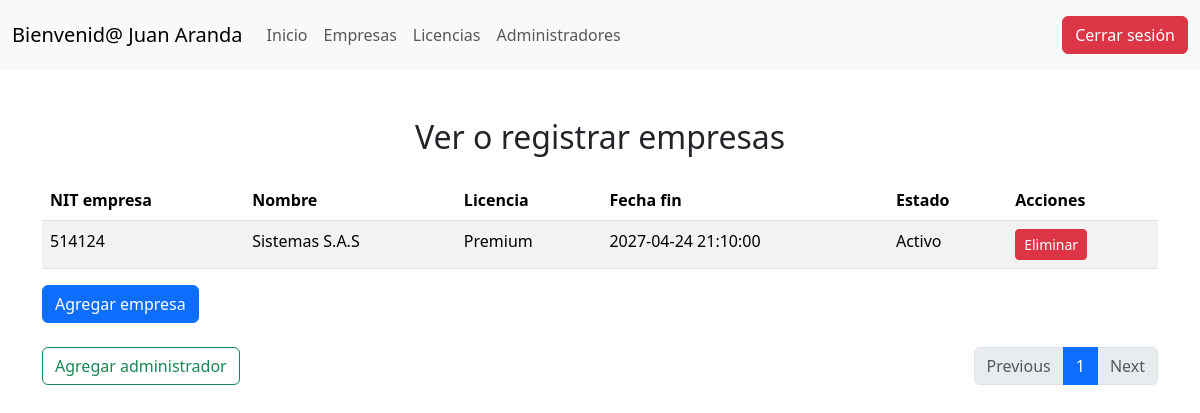
Screenshot of /superadmin/empresas.php (signed in) with the database file from the repository.
### tables this page shows
CREATE TABLE `usuarios` (
  `id` int(11) NOT NULL,
  `nombres` varchar(100) NOT NULL,
  `correo` varchar(100) NOT NULL,
  `contrasena` varchar(255) NOT NULL,
  `id_rol` int(3) NOT NULL,
  `nit` int(50) DEFAULT NULL
);

CREATE TABLE `licencias` (
  `id_licencia` varchar(10) NOT NULL,
  `id_tipo_licencia` int(3) NOT NULL,
  `fecha_ini` datetime NOT NULL,
  `fecha_fin` datetime NOT NULL,
  `id_estado` int(3) NOT NULL,
  `nit` int(50) NOT NULL
);

CREATE TABLE `empresa` (
  `nit` int(50) NOT NULL,
  `nombre` varchar(255) NOT NULL
);

CREATE TABLE `tipo_licencia` (
  `id_tipo_licencia` int(11) NOT NULL,
  `licencia` varchar(50) NOT NULL,
  `duracion` int(5) NOT NULL
);

CREATE TABLE `estado` (
  `id_estado` int(11) NOT NULL,
  `estado` varchar(50) NOT NULL
);

### superadmin/empresas.php (the view, shortened to what this page needs)
<?php
$conex = new database();
$con = $conex->connect();
$id = $_SESSION['doc'];
$sql = $con->prepare("SELECT * FROM usuarios WHERE id = ?");
$sql->execute([$id]);
$user = $sql->fetch(PDO::FETCH_ASSOC);
$limit = 5;
$page = isset($_GET['page']) ? (int)$_GET['page'] : 1;
$page = max($page, 1);
$offset = ($page - 1) * $limit;
$total_stmt = $con->prepare("SELECT COUNT(*) FROM empresa e");
$total_stmt->execute();
$total_rows = $total_stmt->fetchColumn();
$total_pages = ceil($total_rows / $limit);
$empresa = $con->prepare("SELECT e.nit, e.nombre, tl.licencia AS tipo_licencia, l.fecha_fin, es.estado
                          FROM empresa e
                          LEFT JOIN licencias l ON e.nit = l.nit
                          LEFT JOIN tipo_licencia tl ON l.id_tipo_licencia = tl.id_tipo_licencia
                          LEFT JOIN estado es ON l.id_estado = es.id_estado
                          LIMIT $limit OFFSET $offset");
$empresa->execute();
$empresas = $empresa->fetchAll(PDO::FETCH_ASSOC);
?>
<!DOCTYPE html>
<html lang="es">
<head>
  <link href="https://cdn.jsdelivr.net/npm/bootstrap@5.3.5/dist/css/bootstrap.min.css" rel="stylesheet">
</head>
<body>
<nav class="navbar navbar-expand-lg bg-body-tertiary">
  <div class="container-fluid">
    <a class="navbar-brand" href="#">Bienvenid@ <?php echo $user['nombres'] ?></a>
    <div class="collapse navbar-collapse">
      <ul class="navbar-nav me-auto">
        <li class="nav-item"><a class="nav-link" href="index.php">Inicio</a></li>
        <li class="nav-item"><a class="nav-link" href="empresas.php">Empresas</a></li>
        <li class="nav-item"><a class="nav-link" href="licencias.php">Licencias</a></li>
        <li class="nav-item"><a class="nav-link" href="administradores.php">Administradores</a></li>
      </ul>
      <span class="navbar-text">
        <a href="../includes/exit.php"><button class="btn btn-danger">Cerrar sesión</button></a>
      </span>
    </div>
  </div>
</nav><br><br>
<div class="container">
  <div class="text-center mb-4">
    <h2>Ver o registrar empresas</h2>
  </div>
  <table class="table table-striped table-hover">
    <thead>
      <tr>
        <th>NIT empresa</th>
        <th>Nombre</th>
        <th>Licencia</th>
        <th>Fecha fin</th>
        <th>Estado</th>
        <th>Acciones</th>
      </tr>
    </thead>
    <tbody>
      <?php foreach ($empresas as $fila): ?>
      <tr>
        <td><?php echo $fila['nit']; ?></td>
        <td><?php echo $fila['nombre']; ?></td>
        <td><?php echo $fila['tipo_licencia']; ?></td>
        <td><?php echo $fila['fecha_fin']; ?></td>
        <td><?php echo $fila['estado']; ?></td>
        <td>
          <button class="btn btn-danger btn-sm" data-bs-toggle="modal" data-bs-target="#modalEliminar_<?php echo $fila['nit']; ?>">
            Eliminar
          </button>
        </td>
      </tr>
      <?php endforeach; ?>
    </tbody>
  </table>
  <a href="agregar.php" class="btn btn-primary">Agregar empresa</a>
  <div class="d-flex justify-content-between align-items-center mt-4">
    <a href="new_admin.php" class="btn btn-outline-success">Agregar administrador</a>
    <nav aria-label="...">
      <ul class="pagination mb-0">
        <li class="page-item <?php echo ($page <= 1) ? 'disabled' : ''; ?>">
          <a class="page-link" href="?page=<?php echo max(1, $page - 1); ?>">Previous</a>
        </li>
        <?php
        $range = 2;
        $start = max(1, $page - $range);
        $end = min($total_pages, $page + $range);
        for ($i = $start; $i <= $end; $i++): ?>
          <li class="page-item <?php echo ($i == $page) ? 'active' : ''; ?>">
            <a class="page-link" href="?page=<?php echo $i; ?>"><?php echo $i; ?></a>
          </li>
        <?php endfor; ?>
        <li class="page-item <?php echo ($page >= $total_pages) ? 'disabled' : ''; ?>">
          <a class="page-link" href="?page=<?php echo min($total_pages, $page + 1); ?>">Next</a>
        </li>
      </ul>
    </nav>
  </div>
</div>
</body>
</html>

### rows the page displays
usuarios: nombres "Juan Aranda"
licencias: nit.nit "514124", nit.nombre "Sistemas S.A.S", id_tipo_licencia.licencia "Premium", fecha_fin "2027-04-24 21:10:00", id_estado.estado "Activo"
